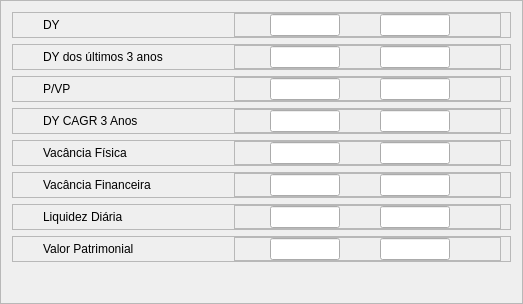
           <widget class="QFrame" name="InformationFrame_7">
            <property name="frameShape">
             <enum>QFrame::StyledPanel</enum>
            </property>
            <property name="frameShadow">
             <enum>QFrame::Raised</enum>
            </property>
            <layout class="QVBoxLayout" name="verticalLayout_22">
             <item>
              <widget class="QFrame" name="fFiis_DY">
               <property name="frameShape">
                <enum>QFrame::StyledPanel</enum>
               </property>
               <property name="frameShadow">
                <enum>QFrame::Raised</enum>
               </property>
               <layout class="QHBoxLayout" name="horizontalLayout_23">
                <property name="leftMargin">
                 <number>30</number>
                </property>
                <property name="topMargin">
                 <number>0</number>
                </property>
                <property name="bottomMargin">
                 <number>0</number>
                </property>
                <item>
                 <widget class="QLabel" name="fDY_2">
                  <property name="minimumSize">
                   <size>
                    <width>185</width>
                    <height>0</height>
                   </size>
                  </property>
                  <property name="maximumSize">
                   <size>
                    <width>185</width>
                    <height>150</height>
                   </size>
                  </property>
                  <property name="styleSheet">
                   <string notr="true">font: 14pt &quot;Segoe UI&quot;;</string>
                  </property>
                  <property name="text">
                   <string>DY</string>
                  </property>
                  <property name="alignment">
                   <set>Qt::AlignLeading|Qt::AlignLeft|Qt::AlignVCenter</set>
                  </property>
                 </widget>
                </item>
                <item>
                 <widget class="QFrame" name="frame_76">
                  <property name="frameShape">
                   <enum>QFrame::StyledPanel</enum>
                  </property>
                  <property name="frameShadow">
                   <enum>QFrame::Raised</enum>
                  </property>
                  <layout class="QHBoxLayout" name="horizontalLayout_95">
                   <property name="spacing">
                    <number>0</number>
                   </property>
                   <property name="leftMargin">
                    <number>35</number>
                   </property>
                   <property name="topMargin">
                    <number>0</number>
                   </property>
                   <property name="rightMargin">
                    <number>50</number>
                   </property>
                   <property name="bottomMargin">
                    <number>0</number>
                   </property>
                   <item>
                    <widget class="QLineEdit" name="lineEdit_107">
                     <property name="maximumSize">
                      <size>
                       <width>70</width>
                       <height>16777215</height>
                      </size>
                     </property>
                    </widget>
                   </item>
                   <item>
                    <spacer name="horizontalSpacer_12">
                     <property name="orientation">
                      <enum>Qt::Horizontal</enum>
                     </property>
                     <property name="sizeType">
                      <enum>QSizePolicy::Expanding</enum>
                     </property>
                     <property name="sizeHint" stdset="0">
                      <size>
                       <width>40</width>
                       <height>20</height>
                      </size>
                     </property>
                    </spacer>
                   </item>
                   <item>
                    <widget class="QLineEdit" name="lineEdit_108">
                     <property name="maximumSize">
                      <size>
                       <width>70</width>
                       <height>16777215</height>
                      </size>
                     </property>
                    </widget>
                   </item>
                  </layout>
                 </widget>
                </item>
               </layout>
              </widget>
             </item>
             <item>
              <widget class="QFrame" name="fFiis_DY3">
               <property name="frameShape">
                <enum>QFrame::StyledPanel</enum>
               </property>
               <property name="frameShadow">
                <enum>QFrame::Raised</enum>
               </property>
               <layout class="QHBoxLayout" name="horizontalLayout_96">
                <property name="leftMargin">
                 <number>30</number>
                </property>
                <property name="topMargin">
                 <number>0</number>
                </property>
                <property name="bottomMargin">
                 <number>0</number>
                </property>
                <item>
                 <widget class="QLabel" name="label_60">
                  <property name="minimumSize">
                   <size>
                    <width>185</width>
                    <height>0</height>
                   </size>
                  </property>
                  <property name="maximumSize">
                   <size>
                    <width>185</width>
                    <height>150</height>
                   </size>
                  </property>
                  <property name="styleSheet">
                   <string notr="true">font: 14pt &quot;Segoe UI&quot;;</string>
                  </property>
                  <property name="text">
                   <string>DY dos últimos 3 anos</string>
                  </property>
                  <property name="alignment">
                   <set>Qt::AlignLeading|Qt::AlignLeft|Qt::AlignVCenter</set>
                  </property>
                 </widget>
                </item>
                <item>
                 <widget class="QFrame" name="frame_78">
                  <property name="frameShape">
                   <enum>QFrame::StyledPanel</enum>
                  </property>
                  <property name="frameShadow">
                   <enum>QFrame::Raised</enum>
                  </property>
                  <layout class="QHBoxLayout" name="horizontalLayout_97">
                   <property name="spacing">
                    <number>0</number>
                   </property>
                   <property name="leftMargin">
                    <number>35</number>
                   </property>
                   <property name="topMargin">
                    <number>0</number>
                   </property>
                   <property name="rightMargin">
                    <number>50</number>
                   </property>
                   <property name="bottomMargin">
                    <number>0</number>
                   </property>
                   <item>
                    <widget class="QLineEdit" name="lineEdit_109">
                     <property name="maximumSize">
                      <size>
                       <width>70</width>
                       <height>16777215</height>
                      </size>
                     </property>
                    </widget>
                   </item>
                   <item>
                    <spacer name="horizontalSpacer_46">
                     <property name="orientation">
                      <enum>Qt::Horizontal</enum>
                     </property>
                     <property name="sizeType">
                      <enum>QSizePolicy::Expanding</enum>
                     </property>
                     <property name="sizeHint" stdset="0">
                      <size>
                       <width>40</width>
                       <height>20</height>
                      </size>
                     </property>
                    </spacer>
                   </item>
                   <item>
                    <widget class="QLineEdit" name="lineEdit_110">
                     <property name="maximumSize">
                      <size>
                       <width>70</width>
                       <height>16777215</height>
                      </size>
                     </property>
                    </widget>
                   </item>
                  </layout>
                 </widget>
                </item>
               </layout>
              </widget>
             </item>
             <item>
              <widget class="QFrame" name="fFiis_PVP">
               <property name="frameShape">
                <enum>QFrame::StyledPanel</enum>
               </property>
               <property name="frameShadow">
                <enum>QFrame::Raised</enum>
               </property>
               <layout class="QHBoxLayout" name="horizontalLayout_98">
                <property name="leftMargin">
                 <number>30</number>
                </property>
                <property name="topMargin">
                 <number>0</number>
                </property>
                <property name="bottomMargin">
                 <number>0</number>
                </property>
                <item>
                 <widget class="QLabel" name="label_61">
                  <property name="minimumSize">
                   <size>
                    <width>185</width>
                    <height>0</height>
                   </size>
                  </property>
                  <property name="maximumSize">
                   <size>
                    <width>185</width>
                    <height>150</height>
                   </size>
                  </property>
                  <property name="styleSheet">
                   <string notr="true">font: 14pt &quot;Segoe UI&quot;;</string>
                  </property>
                  <property name="text">
                   <string>P/VP</string>
                  </property>
                  <property name="alignment">
                   <set>Qt::AlignLeading|Qt::AlignLeft|Qt::AlignVCenter</set>
                  </property>
                 </widget>
                </item>
                <item>
                 <widget class="QFrame" name="frame_80">
                  <property name="frameShape">
                   <enum>QFrame::StyledPanel</enum>
                  </property>
                  <property name="frameShadow">
                   <enum>QFrame::Raised</enum>
                  </property>
                  <layout class="QHBoxLayout" name="horizontalLayout_99">
                   <property name="spacing">
                    <number>0</number>
                   </property>
                   <property name="leftMargin">
                    <number>35</number>
                   </property>
                   <property name="topMargin">
                    <number>0</number>
                   </property>
                   <property name="rightMargin">
                    <number>50</number>
                   </property>
                   <property name="bottomMargin">
                    <number>0</number>
                   </property>
                   <item>
                    <widget class="QLineEdit" name="lineEdit_111">
                     <property name="maximumSize">
                      <size>
                       <width>70</width>
                       <height>16777215</height>
                      </size>
                     </property>
                    </widget>
                   </item>
                   <item>
                    <spacer name="horizontalSpacer_47">
                     <property name="orientation">
                      <enum>Qt::Horizontal</enum>
                     </property>
                     <property name="sizeType">
                      <enum>QSizePolicy::Expanding</enum>
                     </property>
                     <property name="sizeHint" stdset="0">
                      <size>
                       <width>40</width>
                       <height>20</height>
                      </size>
                     </property>
                    </spacer>
                   </item>
                   <item>
                    <widget class="QLineEdit" name="lineEdit_112">
                     <property name="maximumSize">
                      <size>
                       <width>70</width>
                       <height>16777215</height>
                      </size>
                     </property>
                    </widget>
                   </item>
                  </layout>
                 </widget>
                </item>
               </layout>
              </widget>
             </item>
             <item>
              <widget class="QFrame" name="fFiis_DY_CAGR">
               <property name="frameShape">
                <enum>QFrame::StyledPanel</enum>
               </property>
               <property name="frameShadow">
                <enum>QFrame::Raised</enum>
               </property>
               <layout class="QHBoxLayout" name="horizontalLayout_100">
                <property name="leftMargin">
                 <number>30</number>
                </property>
                <property name="topMargin">
                 <number>0</number>
                </property>
                <property name="bottomMargin">
                 <number>0</number>
                </property>
                <item>
                 <widget class="QLabel" name="label_62">
                  <property name="minimumSize">
                   <size>
                    <width>185</width>
                    <height>0</height>
                   </size>
                  </property>
                  <property name="maximumSize">
                   <size>
                    <width>185</width>
                    <height>150</height>
                   </size>
                  </property>
                  <property name="styleSheet">
                   <string notr="true">font: 14pt &quot;Segoe UI&quot;;</string>
                  </property>
                  <property name="text">
                   <string>DY CAGR 3 Anos</string>
                  </property>
                  <property name="alignment">
                   <set>Qt::AlignLeading|Qt::AlignLeft|Qt::AlignVCenter</set>
                  </property>
                 </widget>
                </item>
                <item>
                 <widget class="QFrame" name="frame_82">
                  <property name="frameShape">
                   <enum>QFrame::StyledPanel</enum>
                  </property>
                  <property name="frameShadow">
                   <enum>QFrame::Raised</enum>
                  </property>
                  <layout class="QHBoxLayout" name="horizontalLayout_101">
                   <property name="spacing">
                    <number>0</number>
                   </property>
                   <property name="leftMargin">
                    <number>35</number>
                   </property>
                   <property name="topMargin">
                    <number>0</number>
                   </property>
                   <property name="rightMargin">
                    <number>50</number>
                   </property>
                   <property name="bottomMargin">
                    <number>0</number>
                   </property>
                   <item>
                    <widget class="QLineEdit" name="lineEdit_113">
                     <property name="maximumSize">
                      <size>
                       <width>70</width>
                       <height>16777215</height>
                      </size>
                     </property>
                    </widget>
                   </item>
                   <item>
                    <spacer name="horizontalSpacer_48">
                     <property name="orientation">
                      <enum>Qt::Horizontal</enum>
                     </property>
                     <property name="sizeType">
                      <enum>QSizePolicy::Expanding</enum>
                     </property>
                     <property name="sizeHint" stdset="0">
                      <size>
                       <width>40</width>
                       <height>20</height>
                      </size>
                     </property>
                    </spacer>
                   </item>
                   <item>
                    <widget class="QLineEdit" name="lineEdit_114">
                     <property name="maximumSize">
                      <size>
                       <width>70</width>
                       <height>16777215</height>
                      </size>
                     </property>
                    </widget>
                   </item>
                  </layout>
                 </widget>
                </item>
               </layout>
              </widget>
             </item>
             <item>
              <widget class="QFrame" name="fFiis_VacF">
               <property name="frameShape">
                <enum>QFrame::StyledPanel</enum>
               </property>
               <property name="frameShadow">
                <enum>QFrame::Raised</enum>
               </property>
               <layout class="QHBoxLayout" name="horizontalLayout_104">
                <property name="leftMargin">
                 <number>30</number>
                </property>
                <property name="topMargin">
                 <number>0</number>
                </property>
                <property name="bottomMargin">
                 <number>0</number>
                </property>
                <item>
                 <widget class="QLabel" name="label_67">
                  <property name="minimumSize">
                   <size>
                    <width>185</width>
                    <height>0</height>
                   </size>
                  </property>
                  <property name="maximumSize">
                   <size>
                    <width>185</width>
                    <height>150</height>
                   </size>
                  </property>
                  <property name="styleSheet">
                   <string notr="true">font: 14pt &quot;Segoe UI&quot;;</string>
                  </property>
                  <property name="text">
                   <string>Vacância Física</string>
                  </property>
                  <property name="alignment">
                   <set>Qt::AlignLeading|Qt::AlignLeft|Qt::AlignVCenter</set>
                  </property>
                 </widget>
                </item>
                <item>
                 <widget class="QFrame" name="frame_86">
                  <property name="frameShape">
                   <enum>QFrame::StyledPanel</enum>
                  </property>
                  <property name="frameShadow">
                   <enum>QFrame::Raised</enum>
                  </property>
                  <layout class="QHBoxLayout" name="horizontalLayout_105">
                   <property name="spacing">
                    <number>0</number>
                   </property>
                   <property name="leftMargin">
                    <number>35</number>
                   </property>
                   <property name="topMargin">
                    <number>0</number>
                   </property>
                   <property name="rightMargin">
                    <number>50</number>
                   </property>
                   <property name="bottomMargin">
                    <number>0</number>
                   </property>
                   <item>
                    <widget class="QLineEdit" name="lineEdit_117">
                     <property name="maximumSize">
                      <size>
                       <width>70</width>
                       <height>16777215</height>
                      </size>
                     </property>
                    </widget>
                   </item>
                   <item>
                    <spacer name="horizontalSpacer_50">
                     <property name="orientation">
                      <enum>Qt::Horizontal</enum>
                     </property>
                     <property name="sizeType">
                      <enum>QSizePolicy::Expanding</enum>
                     </property>
                     <property name="sizeHint" stdset="0">
                      <size>
                       <width>40</width>
                       <height>20</height>
                      </size>
                     </property>
                    </spacer>
                   </item>
                   <item>
                    <widget class="QLineEdit" name="lineEdit_118">
                     <property name="maximumSize">
                      <size>
                       <width>70</width>
                       <height>16777215</height>
                      </size>
                     </property>
                    </widget>
                   </item>
                  </layout>
                 </widget>
                </item>
               </layout>
              </widget>
             </item>
             <item>
              <widget class="QFrame" name="fFiis_VacF_2">
               <property name="frameShape">
                <enum>QFrame::StyledPanel</enum>
               </property>
               <property name="frameShadow">
                <enum>QFrame::Raised</enum>
               </property>
               <layout class="QHBoxLayout" name="horizontalLayout_106">
                <property name="leftMargin">
                 <number>30</number>
                </property>
                <property name="topMargin">
                 <number>0</number>
                </property>
                <property name="bottomMargin">
                 <number>0</number>
                </property>
                <item>
                 <widget class="QLabel" name="label_70">
                  <property name="minimumSize">
                   <size>
                    <width>185</width>
                    <height>0</height>
                   </size>
                  </property>
                  <property name="maximumSize">
                   <size>
                    <width>185</width>
                    <height>150</height>
                   </size>
                  </property>
                  <property name="styleSheet">
                   <string notr="true">font: 14pt &quot;Segoe UI&quot;;</string>
                  </property>
                  <property name="text">
                   <string>Vacância Financeira</string>
                  </property>
                  <property name="alignment">
                   <set>Qt::AlignLeading|Qt::AlignLeft|Qt::AlignVCenter</set>
                  </property>
                 </widget>
                </item>
                <item>
                 <widget class="QFrame" name="frame_88">
                  <property name="frameShape">
                   <enum>QFrame::StyledPanel</enum>
                  </property>
                  <property name="frameShadow">
                   <enum>QFrame::Raised</enum>
                  </property>
                  <layout class="QHBoxLayout" name="horizontalLayout_107">
                   <property name="spacing">
                    <number>0</number>
                   </property>
                   <property name="leftMargin">
                    <number>35</number>
                   </property>
                   <property name="topMargin">
                    <number>0</number>
                   </property>
                   <property name="rightMargin">
                    <number>50</number>
                   </property>
                   <property name="bottomMargin">
                    <number>0</number>
                   </property>
                   <item>
                    <widget class="QLineEdit" name="lineEdit_119">
                     <property name="maximumSize">
                      <size>
                       <width>70</width>
                       <height>16777215</height>
                      </size>
                     </property>
                    </widget>
                   </item>
                   <item>
                    <spacer name="horizontalSpacer_51">
                     <property name="orientation">
                      <enum>Qt::Horizontal</enum>
                     </property>
                     <property name="sizeType">
                      <enum>QSizePolicy::Expanding</enum>
                     </property>
                     <property name="sizeHint" stdset="0">
                      <size>
                       <width>40</width>
                       <height>20</height>
                      </size>
                     </property>
                    </spacer>
                   </item>
                   <item>
                    <widget class="QLineEdit" name="lineEdit_120">
                     <property name="maximumSize">
                      <size>
                       <width>70</width>
                       <height>16777215</height>
                      </size>
                     </property>
                    </widget>
                   </item>
                  </layout>
                 </widget>
                </item>
               </layout>
              </widget>
             </item>
             <item>
              <widget class="QFrame" name="fFiis_Liquidez">
               <property name="frameShape">
                <enum>QFrame::StyledPanel</enum>
               </property>
               <property name="frameShadow">
                <enum>QFrame::Raised</enum>
               </property>
               <layout class="QHBoxLayout" name="horizontalLayout_124">
                <property name="leftMargin">
                 <number>30</number>
                </property>
                <property name="topMargin">
                 <number>0</number>
                </property>
                <property name="bottomMargin">
                 <number>0</number>
                </property>
                <item>
                 <widget class="QLabel" name="label_79">
                  <property name="minimumSize">
                   <size>
                    <width>185</width>
                    <height>0</height>
                   </size>
                  </property>
                  <property name="maximumSize">
                   <size>
                    <width>185</width>
                    <height>150</height>
                   </size>
                  </property>
                  <property name="styleSheet">
                   <string notr="true">font: 14pt &quot;Segoe UI&quot;;</string>
                  </property>
                  <property name="text">
                   <string>Liquidez Diária</string>
                  </property>
                  <property name="alignment">
                   <set>Qt::AlignLeading|Qt::AlignLeft|Qt::AlignVCenter</set>
                  </property>
                 </widget>
                </item>
                <item>
                 <widget class="QFrame" name="frame_106">
                  <property name="frameShape">
                   <enum>QFrame::StyledPanel</enum>
                  </property>
                  <property name="frameShadow">
                   <enum>QFrame::Raised</enum>
                  </property>
                  <layout class="QHBoxLayout" name="horizontalLayout_125">
                   <property name="spacing">
                    <number>0</number>
                   </property>
                   <property name="leftMargin">
                    <number>35</number>
                   </property>
                   <property name="topMargin">
                    <number>0</number>
                   </property>
                   <property name="rightMargin">
                    <number>50</number>
                   </property>
                   <property name="bottomMargin">
                    <number>0</number>
                   </property>
                   <item>
                    <widget class="QLineEdit" name="lineEdit_137">
                     <property name="maximumSize">
                      <size>
                       <width>70</width>
                       <height>16777215</height>
                      </size>
                     </property>
                    </widget>
                   </item>
                   <item>
                    <spacer name="horizontalSpacer_60">
                     <property name="orientation">
                      <enum>Qt::Horizontal</enum>
                     </property>
                     <property name="sizeType">
                      <enum>QSizePolicy::Expanding</enum>
                     </property>
                     <property name="sizeHint" stdset="0">
                      <size>
                       <width>40</width>
                       <height>20</height>
                      </size>
                     </property>
                    </spacer>
                   </item>
                   <item>
                    <widget class="QLineEdit" name="lineEdit_138">
                     <property name="maximumSize">
                      <size>
                       <width>70</width>
                       <height>16777215</height>
                      </size>
                     </property>
                    </widget>
                   </item>
                  </layout>
                 </widget>
                </item>
               </layout>
              </widget>
             </item>
             <item>
              <widget class="QFrame" name="fFiis_Valor">
               <property name="frameShape">
                <enum>QFrame::StyledPanel</enum>
               </property>
               <property name="frameShadow">
                <enum>QFrame::Raised</enum>
               </property>
               <layout class="QHBoxLayout" name="horizontalLayout_128">
                <property name="leftMargin">
                 <number>30</number>
                </property>
                <property name="topMargin">
                 <number>0</number>
                </property>
                <property name="bottomMargin">
                 <number>0</number>
                </property>
                <item>
                 <widget class="QLabel" name="label_81">
                  <property name="minimumSize">
                   <size>
                    <width>185</width>
                    <height>0</height>
                   </size>
                  </property>
                  <property name="maximumSize">
                   <size>
                    <width>185</width>
                    <height>150</height>
                   </size>
                  </property>
                  <property name="styleSheet">
                   <string notr="true">font: 14pt &quot;Segoe UI&quot;;</string>
                  </property>
                  <property name="text">
                   <string>Valor Patrimonial</string>
                  </property>
                  <property name="alignment">
                   <set>Qt::AlignLeading|Qt::AlignLeft|Qt::AlignVCenter</set>
                  </property>
                 </widget>
                </item>
                <item>
                 <widget class="QFrame" name="frame_110">
                  <property name="frameShape">
                   <enum>QFrame::StyledPanel</enum>
                  </property>
                  <property name="frameShadow">
                   <enum>QFrame::Raised</enum>
                  </property>
                  <layout class="QHBoxLayout" name="horizontalLayout_129">
                   <property name="spacing">
                    <number>0</number>
                   </property>
                   <property name="leftMargin">
                    <number>35</number>
                   </property>
                   <property name="topMargin">
                    <number>0</number>
                   </property>
                   <property name="rightMargin">
                    <number>50</number>
                   </property>
                   <property name="bottomMargin">
                    <number>0</number>
                   </property>
                   <item>
                    <widget class="QLineEdit" name="lineEdit_141">
                     <property name="maximumSize">
                      <size>
                       <width>70</width>
                       <height>16777215</height>
                      </size>
                     </property>
                    </widget>
                   </item>
                   <item>
                    <spacer name="horizontalSpacer_62">
                     <property name="orientation">
                      <enum>Qt::Horizontal</enum>
                     </property>
                     <property name="sizeType">
                      <enum>QSizePolicy::Expanding</enum>
                     </property>
                     <property name="sizeHint" stdset="0">
                      <size>
                       <width>40</width>
                       <height>20</height>
                      </size>
                     </property>
                    </spacer>
                   </item>
                   <item>
                    <widget class="QLineEdit" name="lineEdit_142">
                     <property name="maximumSize">
                      <size>
                       <width>70</width>
                       <height>16777215</height>
                      </size>
                     </property>
                    </widget>
                   </item>
                  </layout>
                 </widget>
                </item>
               </layout>
              </widget>
             </item>
             <item>
              <spacer name="verticalSpacer_13">
               <property name="orientation">
                <enum>Qt::Vertical</enum>
               </property>
               <property name="sizeType">
                <enum>QSizePolicy::Fixed</enum>
               </property>
               <property name="sizeHint" stdset="0">
                <size>
                 <width>20</width>
                 <height>30</height>
                </size>
               </property>
              </spacer>
             </item>
            </layout>
           </widget>
